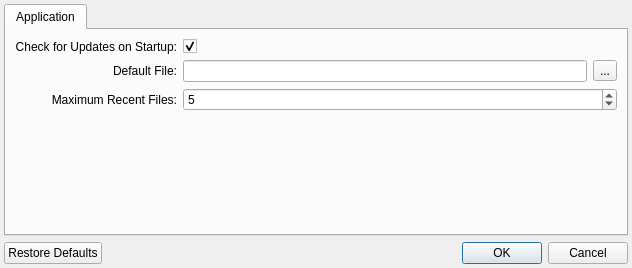
<?xml version="1.0" encoding="UTF-8"?>
<ui version="4.0">
 <class>SettingsDialog</class>
 <widget class="QDialog" name="SettingsDialog">
  <property name="geometry">
   <rect>
    <x>0</x>
    <y>0</y>
    <width>632</width>
    <height>268</height>
   </rect>
  </property>
  <property name="windowTitle">
   <string>Options</string>
  </property>
  <layout class="QVBoxLayout" name="verticalLayout">
   <property name="margin">
    <number>4</number>
   </property>
   <item>
    <widget class="QTabWidget" name="tabWidget">
     <property name="currentIndex">
      <number>0</number>
     </property>
     <widget class="QWidget" name="tab">
      <attribute name="title">
       <string>Application</string>
      </attribute>
      <layout class="QGridLayout" name="gridLayout_4">
       <item row="0" column="1">
        <widget class="QCheckBox" name="checkForUpdates">
         <property name="text">
          <string/>
         </property>
         <property name="checked">
          <bool>true</bool>
         </property>
        </widget>
       </item>
       <item row="1" column="1">
        <layout class="QHBoxLayout" name="horizontalLayout">
         <item>
          <widget class="QLineEdit" name="fileLocation"/>
         </item>
         <item>
          <widget class="QToolButton" name="folderSelector">
           <property name="text">
            <string>...</string>
           </property>
          </widget>
         </item>
        </layout>
       </item>
       <item row="2" column="1">
        <widget class="QSpinBox" name="maxRecentFiles">
         <property name="minimum">
          <number>1</number>
         </property>
         <property name="maximum">
          <number>50</number>
         </property>
         <property name="value">
          <number>5</number>
         </property>
        </widget>
       </item>
       <item row="4" column="0" colspan="2">
        <spacer name="verticalSpacer">
         <property name="orientation">
          <enum>Qt::Vertical</enum>
         </property>
         <property name="sizeHint" stdset="0">
          <size>
           <width>20</width>
           <height>40</height>
          </size>
         </property>
        </spacer>
       </item>
       <item row="2" column="0">
        <widget class="QLabel" name="label_2">
         <property name="text">
          <string>Maximum Recent Files:</string>
         </property>
         <property name="alignment">
          <set>Qt::AlignRight|Qt::AlignTrailing|Qt::AlignVCenter</set>
         </property>
        </widget>
       </item>
       <item row="1" column="0">
        <widget class="QLabel" name="label">
         <property name="text">
          <string>Default File:</string>
         </property>
         <property name="alignment">
          <set>Qt::AlignRight|Qt::AlignTrailing|Qt::AlignVCenter</set>
         </property>
         <property name="buddy">
          <cstring>fileLocation</cstring>
         </property>
        </widget>
       </item>
       <item row="0" column="0">
        <widget class="QLabel" name="label_26">
         <property name="text">
          <string>Check for Updates on Startup:</string>
         </property>
         <property name="alignment">
          <set>Qt::AlignRight|Qt::AlignTrailing|Qt::AlignVCenter</set>
         </property>
        </widget>
       </item>
      </layout>
     </widget>
    </widget>
   </item>
   <item>
    <widget class="QDialogButtonBox" name="buttonBox">
     <property name="orientation">
      <enum>Qt::Horizontal</enum>
     </property>
     <property name="standardButtons">
      <set>QDialogButtonBox::Cancel|QDialogButtonBox::Ok|QDialogButtonBox::RestoreDefaults</set>
     </property>
    </widget>
   </item>
  </layout>
 </widget>
 <tabstops>
  <tabstop>tabWidget</tabstop>
  <tabstop>checkForUpdates</tabstop>
  <tabstop>fileLocation</tabstop>
  <tabstop>folderSelector</tabstop>
  <tabstop>maxRecentFiles</tabstop>
  <tabstop>buttonBox</tabstop>
 </tabstops>
 <resources/>
 <connections>
  <connection>
   <sender>buttonBox</sender>
   <signal>accepted()</signal>
   <receiver>SettingsDialog</receiver>
   <slot>accept()</slot>
   <hints>
    <hint type="sourcelabel">
     <x>264</x>
     <y>356</y>
    </hint>
    <hint type="destinationlabel">
     <x>157</x>
     <y>274</y>
    </hint>
   </hints>
  </connection>
  <connection>
   <sender>buttonBox</sender>
   <signal>rejected()</signal>
   <receiver>SettingsDialog</receiver>
   <slot>reject()</slot>
   <hints>
    <hint type="sourcelabel">
     <x>332</x>
     <y>356</y>
    </hint>
    <hint type="destinationlabel">
     <x>286</x>
     <y>274</y>
    </hint>
   </hints>
  </connection>
 </connections>
</ui>
